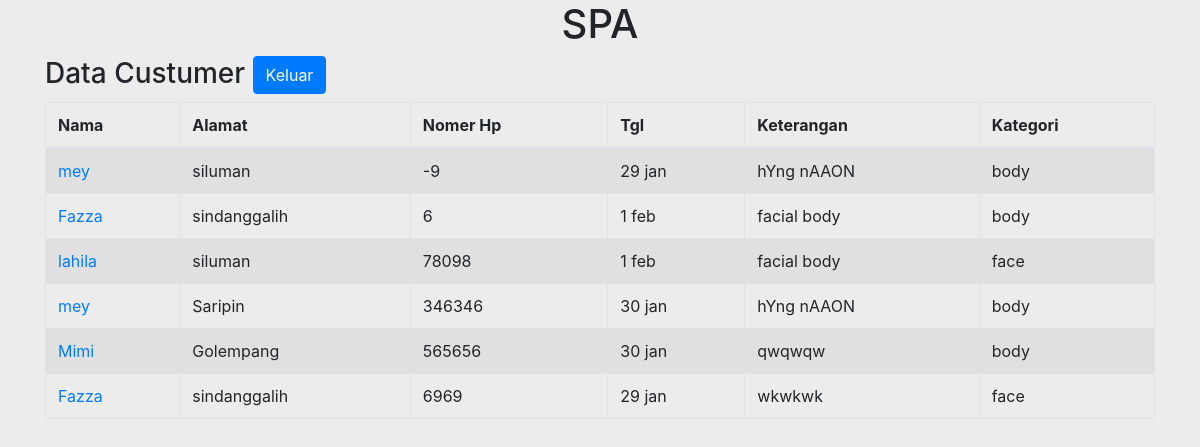
/custumer/ (signed in), run on the app's committed database.
### spa/models.py (models this page shows)
class Custumer(models.Model):
    nama = models.CharField(max_length=50)
    no_hp = models.IntegerField(max_length=13, null=True)
    alamat = models.CharField(max_length=50)
    tgl = models.CharField(max_length=50)
    keterangan = models.CharField(max_length=50)
    kategori = models.ForeignKey(
        Kategori, on_delete=models.CASCADE, null=True)
    def __str__(self):
        return self.nama

class Kategori(models.Model):
    kategori = models.CharField(max_length=50)
    def __str__(self):
        return self.kategori

### spa/views.py (the view)
# urls.py: path('custumer/', custumer, name='custumer'),
@login_required(login_url=settings.LOGIN_URL)
def custumer(request):
    custumer = Custumer.objects.order_by('-id')
    konteks = {
        'custumer': custumer,
    }
    return render(request, 'custumer.html', konteks)

### spa/templates/custumer.html
{% extends 'base.html' %}
{% block content %}
<div class="container">
  <div class="row">
    <div class="col-md-12">
      <h3>
        Data Custumer
        <a href="{% url 'keluar'%}" class="btn btn-primary">Keluar</a>
      </h3>
      <table class="table table-bordered table-striped">
        <thead>
          <tr>
            <th>Nama</th>
            <th>Alamat</th>
            <th>Nomer Hp</th>
            <th>Tgl</th>
            <th>Keterangan</th>
            <th>Kategori</th>
          </tr>
        </thead>
        <tbody>
          <tr {% for custumer in custumer %}>
            <td><a href="{% url 'ubah-custumer' custumer.id %}">{{ custumer }}</a></td>
            <td>{{custumer.alamat}}</td>
            <td>{{ custumer.no_hp }}</td>
            <td>{{custumer.tgl}}</td>
            <td>{{custumer.keterangan}}</td>
            <td>{{custumer.kategori}}</td>
          </tr {%endfor%}>
        </tbody>
      </table>
    </div>
  </div>
</div>
{% endblock %}

### templates/base.html (shortened to what this page needs)
{% load static %}
<html lang="en">
  <head>
    <link rel="stylesheet" href="{% static 'css/bootstrap.min.css' %}" />
    <link rel="stylesheet" href="{% static 'css/style.css' %}" />
  </head>
  <body>
    {% include 'judul.html' %} {% block content %} {% endblock %}
  </body>
</html>

### templates/judul.html
<center>
    <h1>SPA</h1>
</center>

### static/css/style.css (style rules this page uses)
body { background-color: rgb(236, 236, 236) !important; }
* { margin: 0; padding: 0; box-sizing: border-box; }

### data on the page
Custumer: nama "mey", alamat "siluman", no_hp "-9", tgl "29 jan", keterangan "hYng nAAON", kategori "body"
Custumer: nama "Fazza", alamat "sindanggalih", no_hp "6", tgl "1 feb", keterangan "facial body", kategori "body"
Custumer: nama "lahila", alamat "siluman", no_hp "78098", tgl "1 feb", keterangan "facial body", kategori "face"
Custumer: nama "mey", alamat "Saripin", no_hp "346346", tgl "30 jan", keterangan "hYng nAAON", kategori "body"
Custumer: nama "Mimi", alamat "Golempang", no_hp "565656", tgl "30 jan", keterangan "qwqwqw", kategori "body"
Custumer: nama "Fazza", alamat "sindanggalih", no_hp "6969", tgl "29 jan", keterangan "wkwkwk", kategori "face"
